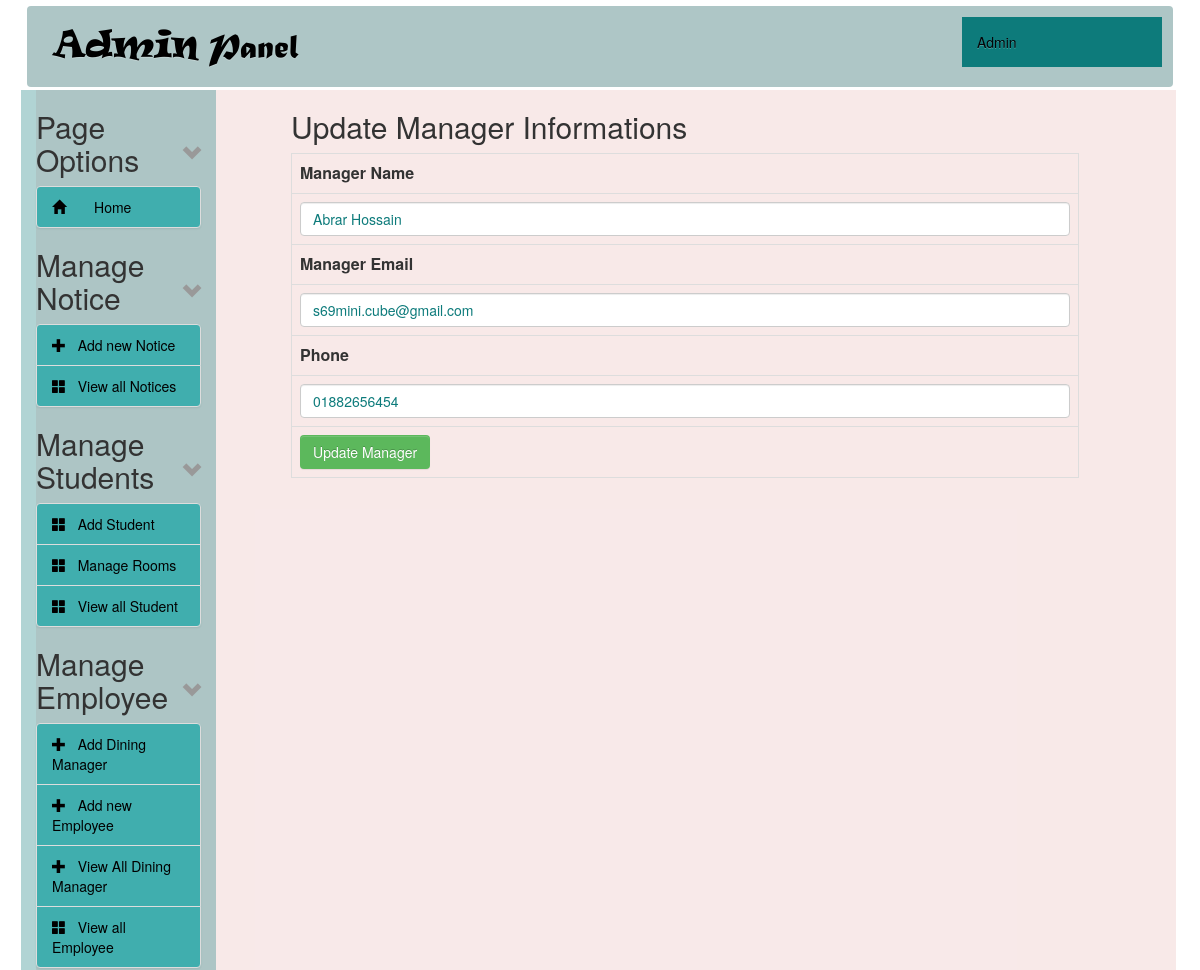
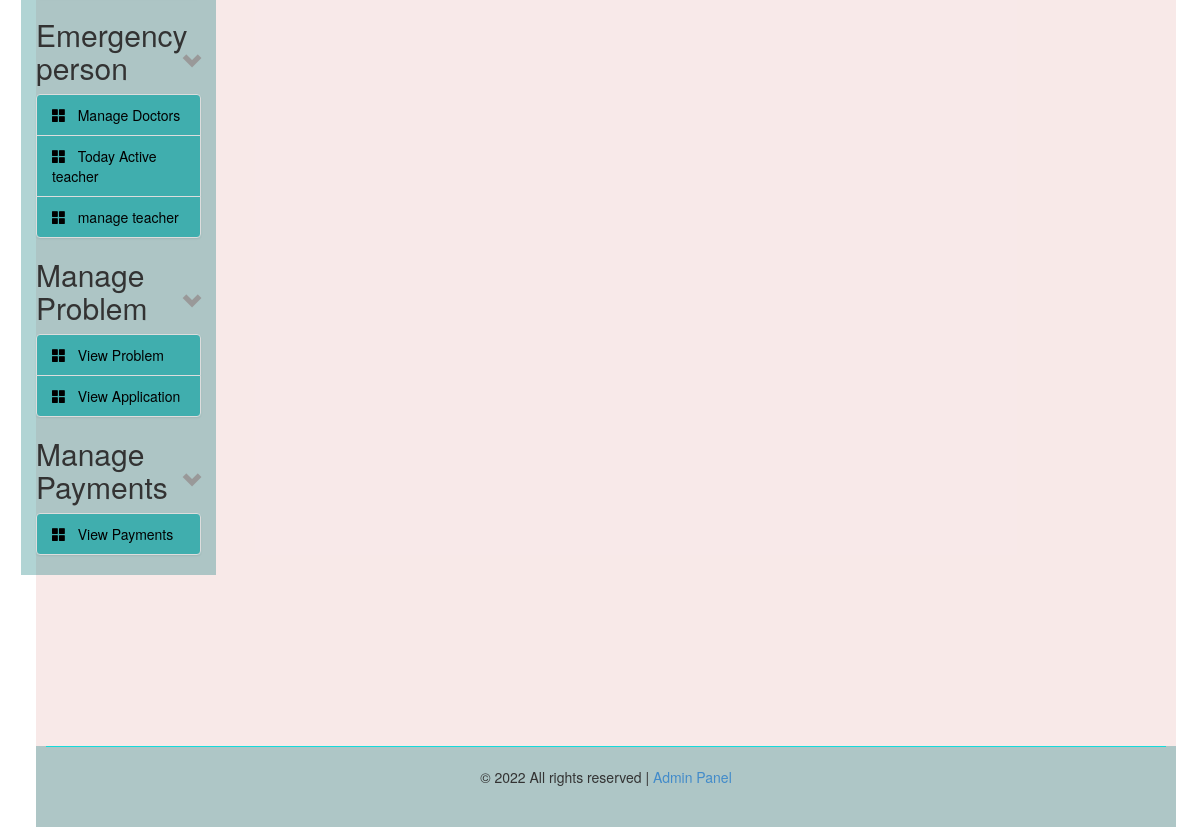
/admin/edit_manager.php?id=3 (signed in), run on the app's committed database (2 pictures, top to bottom).
### tables this page shows
CREATE TABLE `tbl_managers` (
  `id` int(11) NOT NULL,
  `name` varchar(100) NOT NULL,
  `email` varchar(255) NOT NULL,
  `phone_no` varchar(15) DEFAULT NULL
);

### admin/edit_manager.php (the view, shortened to what this page needs)
<?php
include("../config.php");
?>
<?php
if (!isset($_REQUEST['id'])) {
    header("location: view_managers.php");
} else {
    $id = $_REQUEST['id'];
}
?>
<?php
$statement = $db->prepare("SELECT * FROM tbl_managers WHERE id=?");
$statement->execute(array($id));
$result = $statement->fetchAll(PDO::FETCH_ASSOC);
foreach ($result as $row) {
    $name = $row['name'];
    $email = $row['email'];
    $phone_no = $row['phone_no'];
}
?>
<?php
include('header.php');
?>
<div class="col-sm-9 col-md-9 col-lg-9">
    <div id="content">
        <div class="wrapper-edit-post">
            <h2>Update Manager Informations</h2>
            <form action="edit_manager.php?id=<?= $id; ?>" method="post" enctype="multipart/form-data">
                <table class="table table-hover table-bordered">
                    <tr>
                        <th>Manager Name</th>
                    </tr>
                    <tr>
                        <td><input type="text" name="name" class="form-control" value="<?= $name ?>"/>
                        </td>
                    </tr>
                    <tr>
                        <th>Manager Email</th>
                    </tr>
                    <tr>
                        <td><input type="text" name="email" class="form-control" value="<?= $email ?>"/></td>
                    </tr>
                    <tr>
                        <th>Phone</th>
                    </tr>
                    <tr>
                        <td><input type="text" name="phone_no" class="form-control" value="<?= $phone_no ?>"/></td>
                    </tr>
                    <tr>
                        <td><input type="submit" class="btn btn-success" name="form_update_post"
                                   value="Update Manager"/></td>
                    </tr>
                </table>
            </form>
        </div>
    </div>
</div>
<?php
include('footer.php');
?>

### admin/style-admin.css (style rules this page uses)
#content { margin-left:60px; height: auto; }
th { text-align: center; }
td, th { padding: 5px; text-align: left; }
.form-control { display: block; width: 100%; height: 34px; padding: 6px 12px; font-size: 14px; line-height: 1.42857143; color: #0D7B7B; background-color: #fff; background-image: none; border: 1px solid #ccc; border-radius: 4px; -webkit-box-shadow: inset 0 1px 1px rgba(0,0,0,.075); box-shadow: inset 0 1px 1px rgba(0,0,0,.075); -webkit-transition: border-color ease-in-out .15s,-webkit-box-shadow ease-in-out .15s; -o-transition: border-color ease-in-out .15s,box-shadow ease-in-out .15s; transition: border-color ease-in-out .15s,box-shadow ease-in-out .15s; }
.btn { display: inline-block; padding: 6px 12px; margin-bottom: 0; font-size: 14px; font-weight: 400; line-height: 1.42857143; text-align: center; white-space: nowrap; vertical-align: middle; -ms-touch-action: manipulation; touch-action: manipulation; cursor: pointer; -webkit-user-select: none; -moz-user-select: none; -ms-user-select: none; user-select: none; background-image: none; border: 1px solid transparent; border-radius: 4px; }
button, input, select, textarea { font-family: inherit; font-size: inherit; line-height: inherit; }
button, html input[type=button], input[type=reset], input[type=submit] { -webkit-appearance: button; cursor: pointer; }
button, input, optgroup, select, textarea { margin: 0; font: inherit; color: inherit; }

### data on the page
tbl_managers: name "Abrar Hossain", email "s69mini.cube@gmail.com", phone_no "01882656454"
